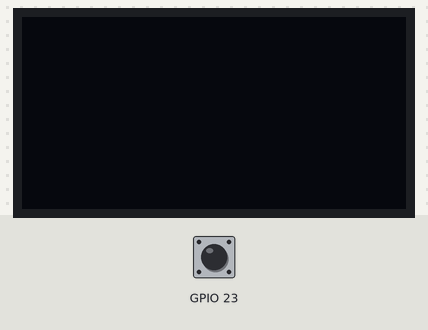
The program below on a simulated ESP32. Shown: 128×64 one-colour display. The inputs (shaded band) are chosen by the test bench; at power-on: GPIO 23 LOW. What the program prints to the serial monitor is not drawn.

Above: at 1.2 s.
1.3 s: GPIO 23 driven HIGH
At 2.3 s:
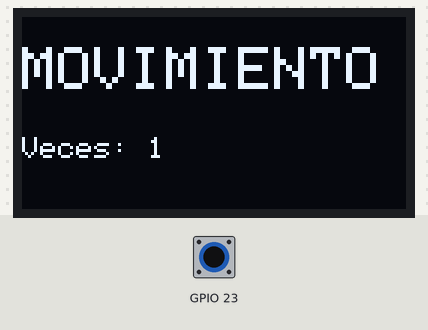
4.3 s: GPIO 23 pulsed LOW 2 times (0.12 s each, 0.3 s apart)
At 5.4 s:
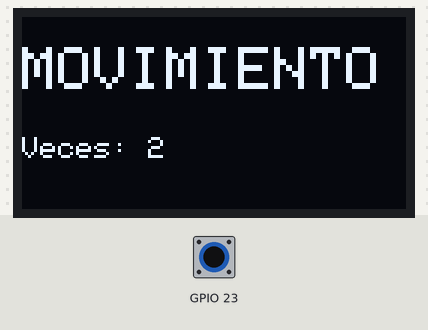
Timing chart, 0 to 7.3 s (numbered marks = the images above; inputs shaded):
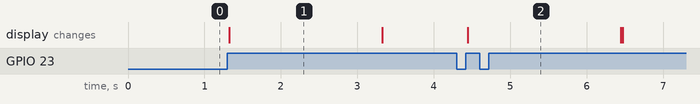

The program:

main.cpp
```cpp
// LAB 2 - PIR KY-017 + OLED SSD1306 en ESP32

#include <Wire.h>
#include <Adafruit_GFX.h>
#include <Adafruit_SSD1306.h>

Adafruit_SSD1306 oled(128,64,&Wire,-1);


volatile bool movimiento = false;
volatile int count = 0;


unsigned long t_actual = 0;
unsigned long t_anterior = 0;


bool mostrando = false;


void IRAM_ATTR isrPIR() {

  movimiento = true;
  count++;

}


void setup(){

  Serial.begin(115200);


  oled.begin(SSD1306_SWITCHCAPVCC,0x3C);
  oled.clearDisplay();
  oled.display();


  pinMode(23, INPUT);


  attachInterrupt(
    digitalPinToInterrupt(23),
    isrPIR,
    RISING
  );

}


void loop(){


  t_actual = millis();


  // Cuando detecta movimiento
  if(movimiento && !mostrando){


    oled.clearDisplay();


    oled.setTextSize(2);
    oled.setTextColor(WHITE);

    oled.setCursor(0,10);
    oled.println("MOVIMIENTO");


    oled.setTextSize(1);
    oled.setCursor(0,40);

    oled.print("Veces: ");
    oled.println(count);


    oled.display();


    Serial.print("[PIR] Movimiento #");
    Serial.println(count);


    // inicia conteo como el delay(2000)
    t_anterior = t_actual;


    mostrando = true;


    movimiento = false;

  }


  // Pasaron 2 segundos -> borrar pantalla
  if(mostrando && (t_actual - t_anterior >= 2000)){


    oled.clearDisplay();
    oled.display();


    mostrando = false;


    t_anterior = t_actual;

  }


}
```

Measured:
- after the input at 1.3 s, the display: changes at once (image 1)
- after the input at 4.3 s, the display: changes after 0.15 s (image 2)
- what the display in image 1 shows lasts 2.0 s, from 1.3 s to 3.3 s
